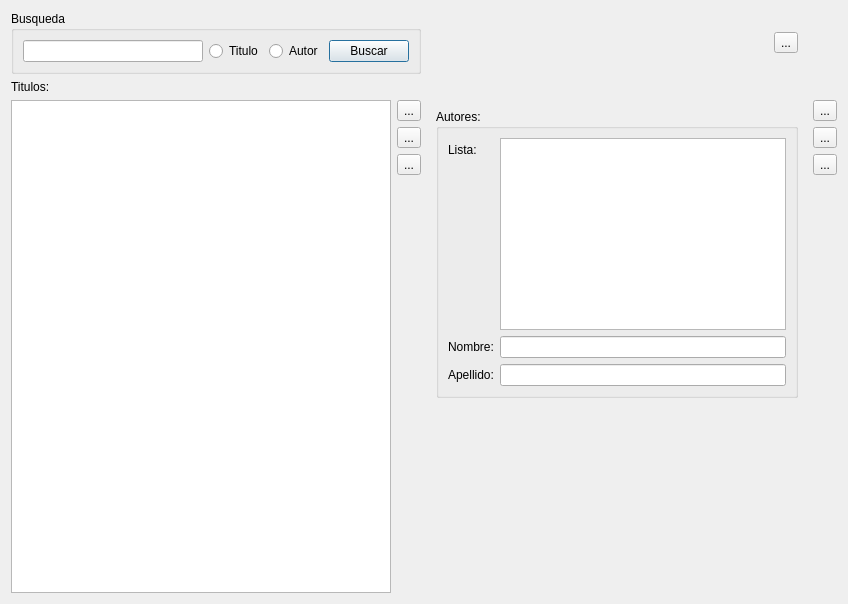
<?xml version="1.0" encoding="UTF-8"?>
<ui version="4.0">
 <class>mantenimientoTitulo</class>
 <widget class="QDialog" name="mantenimientoTitulo">
  <property name="windowModality">
   <enum>Qt::ApplicationModal</enum>
  </property>
  <property name="geometry">
   <rect>
    <x>0</x>
    <y>0</y>
    <width>848</width>
    <height>604</height>
   </rect>
  </property>
  <property name="windowTitle">
   <string>Material Bibliografico</string>
  </property>
  <layout class="QGridLayout" name="gridLayout">
   <item row="0" column="0" colspan="2">
    <widget class="QGroupBox" name="groupBox_3">
     <property name="title">
      <string>Busqueda</string>
     </property>
     <layout class="QGridLayout" name="gridLayout_2">
      <item row="0" column="0">
       <widget class="QLineEdit" name="busqueda"/>
      </item>
      <item row="0" column="1">
       <widget class="QRadioButton" name="btmTitulo">
        <property name="text">
         <string>Titulo</string>
        </property>
       </widget>
      </item>
      <item row="0" column="2">
       <widget class="QRadioButton" name="btmAutor">
        <property name="text">
         <string>Autor</string>
        </property>
       </widget>
      </item>
      <item row="0" column="3">
       <widget class="QPushButton" name="btmBuscar">
        <property name="text">
         <string>Buscar</string>
        </property>
       </widget>
      </item>
     </layout>
    </widget>
   </item>
   <item row="1" column="0">
    <widget class="QLabel" name="labelTitulo">
     <property name="text">
      <string>Titulos:</string>
     </property>
    </widget>
   </item>
   <item row="4" column="0">
    <widget class="QTableView" name="titulos">
     <property name="autoScroll">
      <bool>true</bool>
     </property>
     <property name="alternatingRowColors">
      <bool>true</bool>
     </property>
    </widget>
   </item>
   <item row="4" column="1">
    <layout class="QVBoxLayout" name="verticalLayout_3">
     <property name="rightMargin">
      <number>0</number>
     </property>
     <item>
      <widget class="QToolButton" name="toolButton_3">
       <property name="text">
        <string>...</string>
       </property>
       <property name="icon">
        <iconset>
         <normaloff>:/iconos/mas.png</normaloff>:/iconos/mas.png</iconset>
       </property>
      </widget>
     </item>
     <item>
      <widget class="QToolButton" name="toolButton_2">
       <property name="text">
        <string>...</string>
       </property>
       <property name="icon">
        <iconset>
         <normaloff>:/iconos/menos.png</normaloff>:/iconos/menos.png</iconset>
       </property>
      </widget>
     </item>
     <item>
      <widget class="QToolButton" name="toolButton">
       <property name="text">
        <string>...</string>
       </property>
       <property name="icon">
        <iconset>
         <normaloff>:/iconos/default-applications-capplet.png</normaloff>:/iconos/default-applications-capplet.png</iconset>
       </property>
      </widget>
     </item>
     <item>
      <spacer name="verticalSpacer">
       <property name="orientation">
        <enum>Qt::Vertical</enum>
       </property>
       <property name="sizeHint" stdset="0">
        <size>
         <width>20</width>
         <height>40</height>
        </size>
       </property>
      </spacer>
     </item>
    </layout>
   </item>
   <item row="4" column="2">
    <widget class="QStackedWidget" name="stackedWidget">
     <property name="currentIndex">
      <number>1</number>
     </property>
     <widget class="QWidget" name="page">
      <layout class="QVBoxLayout" name="verticalLayout_5">
       <item>
        <widget class="QGroupBox" name="groupBox">
         <property name="title">
          <string>Titulo Obra</string>
         </property>
        </widget>
       </item>
      </layout>
     </widget>
     <widget class="QWidget" name="page_2">
      <layout class="QGridLayout" name="gridLayout_5">
       <item row="0" column="0">
        <widget class="QGroupBox" name="groupBox_2">
         <property name="title">
          <string>Autores:</string>
         </property>
         <layout class="QFormLayout" name="formLayout">
          <property name="fieldGrowthPolicy">
           <enum>QFormLayout::AllNonFixedFieldsGrow</enum>
          </property>
          <item row="0" column="0">
           <widget class="QLabel" name="label_3">
            <property name="text">
             <string>Lista:</string>
            </property>
           </widget>
          </item>
          <item row="0" column="1">
           <widget class="QListView" name="listaAutores">
            <property name="maximumSize">
             <size>
              <width>16777215</width>
              <height>16777214</height>
             </size>
            </property>
            <property name="alternatingRowColors">
             <bool>true</bool>
            </property>
           </widget>
          </item>
          <item row="2" column="0">
           <widget class="QLabel" name="label">
            <property name="text">
             <string>Nombre:</string>
            </property>
           </widget>
          </item>
          <item row="2" column="1">
           <widget class="QLineEdit" name="lineEdit"/>
          </item>
          <item row="3" column="0">
           <widget class="QLabel" name="label_2">
            <property name="text">
             <string>Apellido:</string>
            </property>
           </widget>
          </item>
          <item row="3" column="1">
           <widget class="QLineEdit" name="lineEdit_2"/>
          </item>
         </layout>
        </widget>
       </item>
       <item row="1" column="0">
        <spacer name="verticalSpacer_3">
         <property name="orientation">
          <enum>Qt::Vertical</enum>
         </property>
         <property name="sizeHint" stdset="0">
          <size>
           <width>20</width>
           <height>40</height>
          </size>
         </property>
        </spacer>
       </item>
      </layout>
     </widget>
    </widget>
   </item>
   <item row="4" column="4">
    <layout class="QVBoxLayout" name="verticalLayout_6">
     <property name="rightMargin">
      <number>0</number>
     </property>
     <item>
      <widget class="QToolButton" name="toolButton_6">
       <property name="text">
        <string>...</string>
       </property>
       <property name="icon">
        <iconset>
         <normaloff>:/iconos/mas.png</normaloff>:/iconos/mas.png</iconset>
       </property>
      </widget>
     </item>
     <item>
      <widget class="QToolButton" name="toolButton_5">
       <property name="text">
        <string>...</string>
       </property>
       <property name="icon">
        <iconset>
         <normaloff>:/iconos/menos.png</normaloff>:/iconos/menos.png</iconset>
       </property>
      </widget>
     </item>
     <item>
      <widget class="QToolButton" name="toolButton_4">
       <property name="text">
        <string>...</string>
       </property>
       <property name="icon">
        <iconset>
         <normaloff>:/iconos/default-applications-capplet.png</normaloff>:/iconos/default-applications-capplet.png</iconset>
       </property>
      </widget>
     </item>
     <item>
      <spacer name="verticalSpacer_2">
       <property name="orientation">
        <enum>Qt::Vertical</enum>
       </property>
       <property name="sizeHint" stdset="0">
        <size>
         <width>20</width>
         <height>40</height>
        </size>
       </property>
      </spacer>
     </item>
    </layout>
   </item>
   <item row="0" column="2">
    <widget class="QWidget" name="widget" native="true">
     <layout class="QHBoxLayout" name="horizontalLayout">
      <item>
       <spacer name="horizontalSpacer">
        <property name="orientation">
         <enum>Qt::Horizontal</enum>
        </property>
        <property name="sizeHint" stdset="0">
         <size>
          <width>40</width>
          <height>20</height>
         </size>
        </property>
       </spacer>
      </item>
      <item>
       <widget class="QToolButton" name="seleccionarTitulo">
        <property name="text">
         <string>...</string>
        </property>
        <property name="icon">
         <iconset>
          <normaloff>:/iconos/button_ok.png</normaloff>:/iconos/button_ok.png</iconset>
        </property>
       </widget>
      </item>
     </layout>
    </widget>
   </item>
  </layout>
 </widget>
 <resources/>
 <connections>
  <connection>
   <sender>busqueda</sender>
   <signal>returnPressed()</signal>
   <receiver>btmBuscar</receiver>
   <slot>click()</slot>
   <hints>
    <hint type="sourcelabel">
     <x>108</x>
     <y>44</y>
    </hint>
    <hint type="destinationlabel">
     <x>358</x>
     <y>45</y>
    </hint>
   </hints>
  </connection>
 </connections>
</ui>
